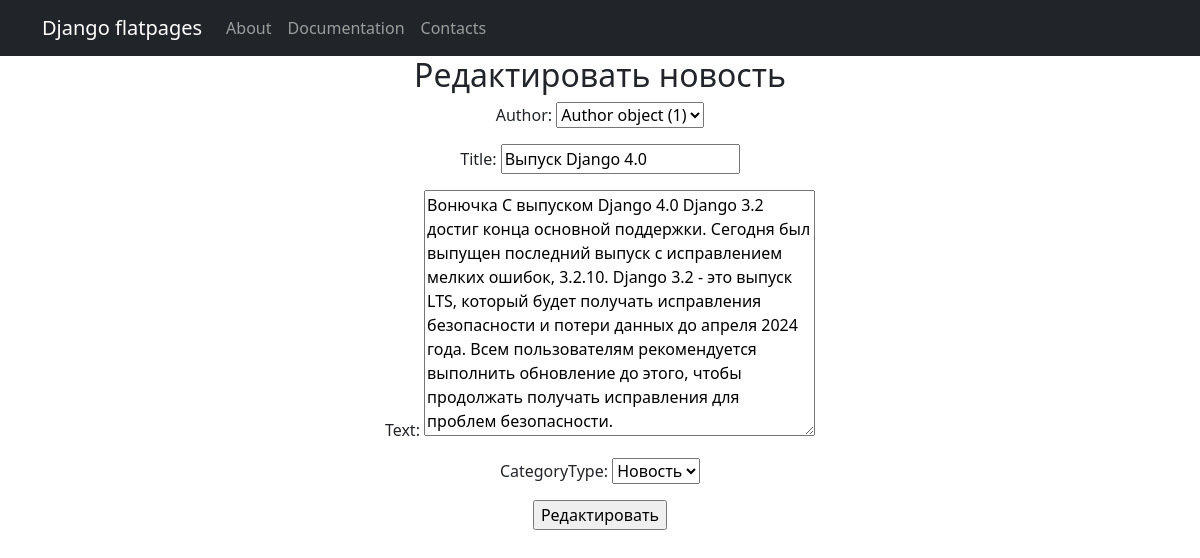
The app's page /news/1/edit with its own data.
### news/models.py (models this page shows, shortened)
class Post(models.Model):
  author = models.ForeignKey(Author, on_delete=models.CASCADE)
  NEWS = 'NW'
  ARTICLE = 'AR'
  CATEGORY_CHOICES = (
    (NEWS, 'Новость'),
    (ARTICLE, 'Статья'),
  )
  categoryType = models.CharField(max_length=2, choices=CATEGORY_CHOICES, default=ARTICLE)
  dateCreation = models.DateTimeField(auto_now_add=True)
  postCategory = models.ManyToManyField(Category, through='PostCategory')
  title = models.CharField(max_length=128)
  text = models.TextField()
  rating = models.SmallIntegerField(default=0)

### news/views.py (the view)
# urls.py: path('<int:pk>/edit', NewsUpdateView.as_view(), name='news_edit'),
class NewsUpdateView(UpdateView):
    template_name = 'news_edit.html'
    form_class = NewsForm
    def get_object(self, **kwargs):
      id = self.kwargs.get('pk')
      return Post.objects.get(pk=id)

### news/forms.py
class NewsForm(ModelForm):
    class Meta:
        model = Post
        fields = ['author', 'title', 'text', 'categoryType']

### templates/news_edit.html (shortened to what this page needs)
{% extends 'flatpages/default.html' %}
{% load myFilters %}
{% block myContent %}
  <h2>Редактировать новость</h2>
  <form action="" method="post">
    {{ form.as_p }}
    <input type="submit" value="Редактировать">
  </form>
{% endblock myContent %}

### records on screen
Post: author "Author object (1)", title "Выпуск Django 4.0", text "Вонючка С выпуском Django 4.0 Django 3.2 достиг конца основной поддержки. Сегодня был выпущен последний выпуск с исправлением мелких ошибок, 3.2.10. Django 3.2 - это выпуск LTS, который будет получать исправления безопасности и потери данных до апреля 2024 года. Всем пользователям рекомендуется выполнить обновление до этого, чтобы продолжать получать исправления для проблем безопасности.", categoryType "Новость"
